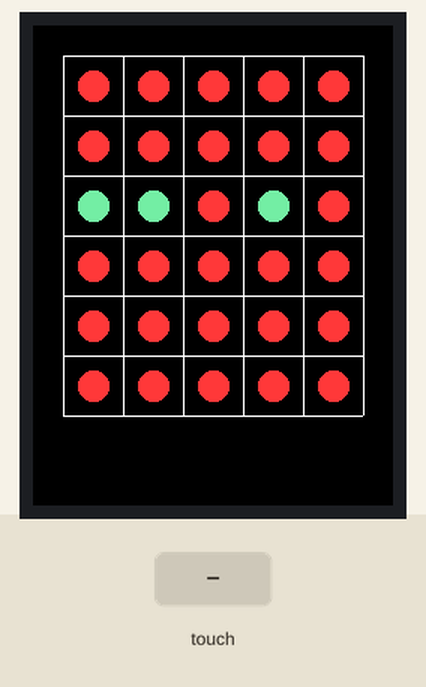
Recording of a sketch running on a simulated Arduino Uno, built with avr-gcc and run on an emulated ATmega328P. On the bench: 240×320 colour display. Inputs (shaded band) come from the test bench. Random numbers use the default seed unless the sketch sets one; what the sketch prints to the serial monitor is not drawn.

Above: at 3.8 s.
3.9 s: touch panel pressed at 13 % / 10 % of its raw x / y range
At 4.7 s:
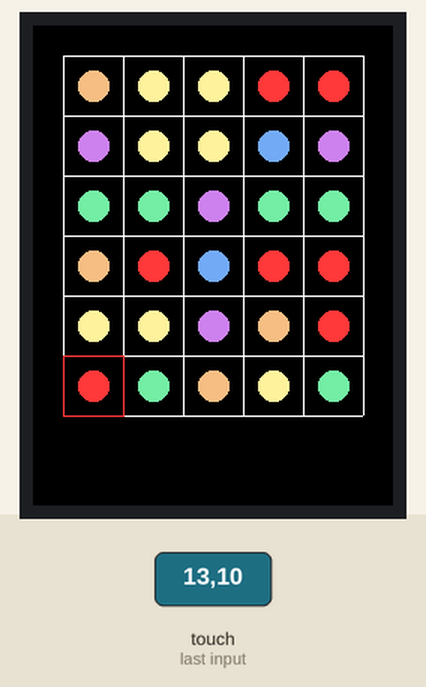
5.4 s: touch panel pressed at 38 % / 30 % of its raw x / y range
At 6.1 s:
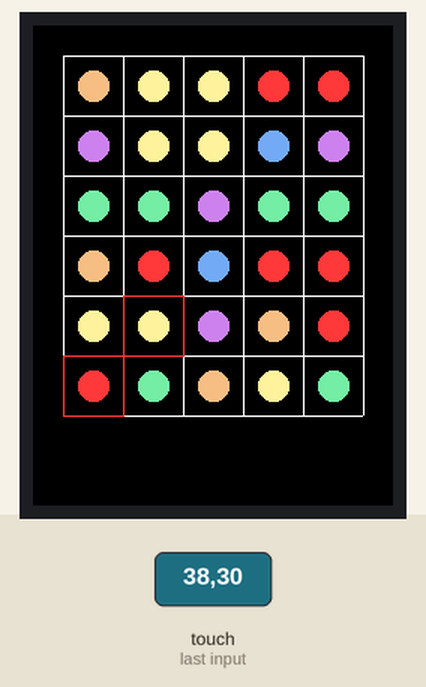
7.0 s: touch panel pressed at 38 % / 10 % of its raw x / y range
At 7.4 s:
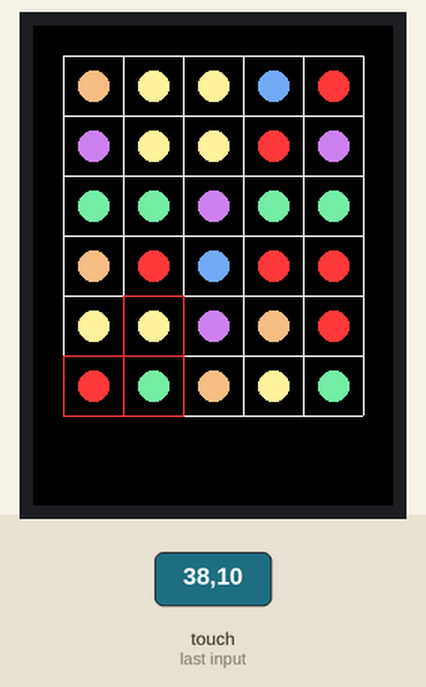
Timing chart, 0 to 10.0 s (numbered marks = the images above; inputs shaded):
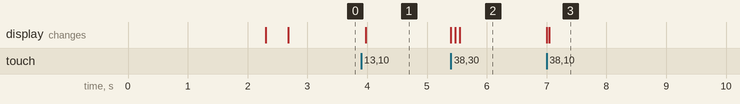

Measured:
- after the input at 3.9 s, the display: changes after 0.07 s (image 1)
- after the input at 5.4 s, the display: changes at once (image 2)
- after the input at 7.0 s, the display: first changes at once (image 3 shows a later state)

The sketch:

candy_crush_arduino2.ino
```cpp
#include <Elegoo_GFX.h> //include libraries
#include <Elegoo_TFTLCD.h>
#include <TouchScreen.h>

//Import C libraries
#include <stdio.h>
#include <stdbool.h>
#include <stdlib.h>
//#include <time.h>
#include <math.h>

int points = 0;
//pins
#define CS A3
#define CD A2
#define WR A1
#define RD A0
#define RESET A4

Elegoo_TFTLCD tft(CS, CD, WR, RD, RESET);

//assign readable names to 16-bit RGB565 colour variables
#define RED     0xF9C7
#define GREEN   0x7774
#define YELLOW  0xFF93
#define BLUE    0x755E
#define ORANGE  0xF5F0
#define PURPLE  0xCC1D
#define BLACK   0x0000
#define WHITE   0xFFFF

#define YP A3  // must be an analog pin, use "An" notation!
#define XM A2  // must be an analog pin, use "An" notation!
#define YM 9   // can be a digital pin
#define XP 8   // can be a digital pin
TouchScreen ts = TouchScreen(XP, YP, XM, YM, 300);

//Initialization variables
#define cSize 10
#define elementDistance 40
#define x1Border 20;

#define TS_MINX 120
#define TS_MAXX 900

#define TS_MINY 70
#define TS_MAXY 920

#define MINPRESSURE 10
#define MAXPRESSURE 1000

#define ROWS 5
#define COLUMNS 6

int moves = 20;
int x1 = -1;
int x2 = -1;
int y1 = -1;
int y2 = -1;
//int previousGridX;
//int previousGridY;
int selectElement = 0;

int grid[5][6];
int totalPoints = 0;
int countMatches[6] = {0};
bool possible;
int matched[ROWS][COLUMNS] = {0};
int posMove[ROWS][COLUMNS] = {0};
/*Numbers corresponding to each colour:
  RED = 0
  ORANGE = 1
  YELLOW = 2
  GREEN = 3
  BLUE = 4
  PURPLE = 5
*/

/************************  FUNCTIONS  **************************************************/
void reset(int grid[ROWS][COLUMNS]) {//reset every element of grid to 0
  Serial.println("resetting\n");
  for (int i = 0; i < ROWS; i++) {
    for (int j = 0; j < COLUMNS; j++) {
      grid[i][j] = -1;
    }
  }
}


//Draw candies
void printGrid(int grid[ROWS][COLUMNS]) {
  for (int x = 0; x < ROWS; x ++) {
    for (int y = 0; y < COLUMNS; y++) {
      //Check the random number to determine which colour fruit to draw
      if (grid[x][y] == 0)
        tft.fillCircle((x + 1)*elementDistance, (y + 1)*elementDistance, cSize, RED);
      else if (grid[x][y] == 1)
        tft.fillCircle((x + 1)*elementDistance, (y + 1)*elementDistance, cSize, ORANGE);
      else if (grid[x][y] == 2)
        tft.fillCircle((x + 1)*elementDistance, (y + 1)*elementDistance, cSize, YELLOW);
      else if (grid[x][y] == 3)
        tft.fillCircle((x + 1)*elementDistance, (y + 1)*elementDistance, cSize, GREEN);
      else if (grid[x][y] == 4)
        tft.fillCircle((x + 1)*elementDistance, (y + 1)*elementDistance, cSize, BLUE);
      else if (grid[x][y] == 5)
        tft.fillCircle((x + 1)*elementDistance, (y + 1)*elementDistance, cSize, PURPLE);
    }
  }
}

int displayMatch(int matchedElement) {
  switch (matchedElement) {
    case 0:
      return -6;
    case 1:
      return -1;
    case 2:
      return -2;
    case 3:
      return -3;
    case 4:
      return - 4;
    case 5:
      return - 5;
  }
}

bool checkGrid (int grid[ROWS][COLUMNS], int matched[ROWS][COLUMNS]) { //perhaps replace parameters bc of header?
  bool change = false;
  int match = 0, r = -1;

  //check rows for matches
  for (int x = 0; x < ROWS; x ++) {
    for (int y = 0; y < COLUMNS; y ++) {
      if (grid[x][y] == r) {
        match++;
      } else {
        match = 0;
      }

      if (match == 2) { //if two matches = 3 in a row
        change = true;
        for (int n = y; n > y - 3; n--) {
          matched[x][n] = displayMatch(grid[x][n]);//matched elements are displayed as their corresponding match value
        }
      }
      else if (match > 2) {
        matched[x][y] = displayMatch(grid[x][y]);
      }

      r = grid[x][y];
    }
    r = -1;
    match = 0;
  }

  //repeat above code for columns
  for (int y = 0; y < COLUMNS; y ++) {
    for (int x = 0; x < ROWS; x ++) {
      if (grid[x][y] == r) {
        match++;
      } else {
        match = 0;
      }

      if (match == 2) {
        change = true;
        for (int n = x; n > x - 3; n--) {
          matched[n][y] = displayMatch(grid[n][y]);
        }
      }
      else if (match > 2) {
        matched[x][y] = displayMatch(grid[x][y]);
      }

      r = grid[x][y];
    }
    r = -1;
    match = 0;
  }
  return change;
}

//Deletes matches, moves elements down, and generates new elements
void updateGrid(int grid[ROWS][COLUMNS], int matched[ROWS][COLUMNS]) {
  //countPoints(matched);

  //delete matches
  for (int x = 0; x < ROWS; x++) {
    for (int y = 0; y < COLUMNS; y++) {
      if (matched[x][y] < 0) {
        grid[x][y] = -1;
      }
    }
  }

  Serial.println("grid should be full of -1s\n");
  printGrid(grid);

  //shift down
  for (int x = ROWS - 1; x >= 0; x--) {//starting from the bottom row
    for (int y = 0; y < COLUMNS; y++) {//starting from the left-most column
      if (grid[x][y] == -1) {
        for (int a = x - 1; a >= 0; a--) {
          if (grid[a][y] != -1) {
            grid[x][y] = grid[a][y];
            grid[a][y] = -1;
            break;
          }
        }
      }
    }
  }

  Serial.println("after shifting down\n");
  printGrid(grid);

  //refill
  for (int x = 0; x < ROWS; x++) {
    for (int y = 0; y < COLUMNS; y++) {
      if (grid[x][y] == -1) {
        grid[x][y] = rand() % 6;
      }
    }
  }

  Serial.println("after refilling\n");
  printGrid(grid);

  reset(matched);

  //check new grid for matches
  if (checkGrid(grid, matched)) {
    updateGrid(grid, matched);
  }
}

void shuffle(int grid[ROWS][COLUMNS]) {
  Serial.println("\nNo possible moves: shuffling\n");
  for (int x = 0; x < ROWS; x ++) {
    for (int y = 0; y < COLUMNS; y++) {
      grid[x][y] = rand() % 6;
    }
  }
  printGrid(grid);
}

bool movePossible(int grid[ROWS][COLUMNS], int posMove[ROWS][COLUMNS]) {
  int a = 0;
  bool isPossible = false;

  for (int x = 0; x < ROWS; x++) {//checks from left to right
    for (int y = 0; y < COLUMNS; y++) {//checks from top to bottom
      a = grid[x][y];

      //check rows
      if (y + 1 < COLUMNS && grid[x][y + 1] == a) {
        if (y - 2 >= 0 && grid[x][y - 2] == a) {
          isPossible = true;
          posMove[x][y - 2] = 6; //elements that could be matched are indicated with 6
        } else if (y - 1 >= 0 && x - 1 >= 0 && grid[x - 1][y - 1] == a) {
          isPossible = true;
          posMove[x - 1][y - 1] = 6;
        } else if (y - 1 >= 0 && x + 1 < ROWS && grid[x + 1][y - 1] == a) {
          isPossible = true;
          posMove[x + 1][y - 1] = 6;
        } else if (y + 2 < COLUMNS && x - 1 >= 0 && grid[x - 1][y + 2] == a) {
          isPossible = true;
          posMove[x - 1][y + 2] = 6;
        } else if (y + 2 < COLUMNS && x + 1 < ROWS && grid[x + 1][y + 2] == a) {
          isPossible = true;
          posMove[x + 1][y + 2] = 6;
        } else if (y + 3 < COLUMNS && grid[x][y + 3] == a) {
          isPossible = true;
          posMove[x][y + 3] = 6;
        }
      }

      if (isPossible) {
        posMove[x][y] = 6;
        posMove[x][y + 1] = 6;
        return isPossible;
      }

      //check columns
      if (x + 1 < ROWS && grid[x + 1][y] == a) {
        if (x - 2 >= 0 && grid[x - 2][y] == a) {
          isPossible = true;
          posMove[x - 2][y] = 6;
        } else if (x - 1 >= 0 && y - 1 >= 0 && grid[x - 1][y - 1] == a) {
          isPossible = true;
          posMove[x - 1][y - 1] = 6;
        } else if (x - 1 >= 0 && y + 1 < COLUMNS && grid[x - 1][y + 1] == a) {
          isPossible = true;
          posMove[x - 1][y + 1] = 6;
        } else if (x + 2 < ROWS && y - 1 >= 0 && grid[x + 2][y - 1] == a) {
          isPossible = true;
          posMove[x + 2][y - 1] = 6;
        } else if (x + 2 < ROWS && y + 1 < COLUMNS && grid[x + 2][y + 1] == a) {
          isPossible = true;
          posMove[x + 2][y + 1] = 6;
        } else if (x + 3 < ROWS && grid[x + 3][y] == a) {
          isPossible = true;
          posMove[x + 3][y] = 6;
        }
      }

      if (isPossible) {
        posMove[x][y] = 6;
        posMove[x + 1][y] = 6;
        return isPossible;
      }
    }
  }

  return isPossible;//if none of the previous conditions were satisfied, no move is possible
}

void switchValues (int grid[ROWS][COLUMNS], int x1, int y1, int x2, int y2) {
  //switch two values in grid
  int r;

  //switch values
  r = grid[x1][y1];
  grid[x1][y1] = grid[x2][y2];
  grid[x2][y2] = r;

  Serial.println("\n");
  printGrid (grid);
}

/*********************************  SETUP  *****************************************/

void setup() {
  Serial.begin(9600);

  tft.reset();
  uint16_t identifier = tft.readID();
  if (identifier == 0x9325) {
    Serial.println(F("Found ILI9325 LCD driver"));
  } else if (identifier == 0x9328) {
    Serial.println(F("Found ILI9328 LCD driver"));
  } else if (identifier == 0x4535) {
    Serial.println(F("Found LGDP4535 LCD driver"));
  } else if (identifier == 0x7575) {
    Serial.println(F("Found HX8347G LCD driver"));
  } else if (identifier == 0x9341) {
    Serial.println(F("Found ILI9341 LCD driver"));
  } else if (identifier == 0x8357) {
    Serial.println(F("Found HX8357D LCD driver"));
  } else if (identifier == 0x0101)
  {
    identifier = 0x9341;
    Serial.println(F("Found 0x9341 LCD driver"));
  } else {
    Serial.print(F("Unknown LCD driver chip: "));
    Serial.println(identifier, HEX);
    Serial.println(F("If using the Elegoo 2.8\" TFT Arduino shield, the line:"));
    Serial.println(F("  #define USE_Elegoo_SHIELD_PINOUT"));
    Serial.println(F("should appear in the library header (Elegoo_TFT.h)."));
    Serial.println(F("If using the breakout board, it should NOT be #defined!"));
    Serial.println(F("Also if using the breakout, double-check that all wiring"));
    Serial.println(F("matches the tutorial."));
    identifier = 0x9341;

  }
  //////////////////////////////////////////////////////////////////
  tft.begin(identifier);

  //background
  tft.fillScreen(BLACK);
  delay(2000);


  //Draw gridlines
  for (int i = 0; i <= 5; i++) {
    tft.drawFastVLine(i * elementDistance + 20, 20, 240, WHITE);
  }
  for (int j = 0; j <= 6; j++) {
    tft.drawFastHLine(20, j * elementDistance + 20, 200, WHITE);
  }

  //Set up initial candy grid
  for (int x = 0; x < ROWS; x ++) {
    for (int y = 0; y < COLUMNS; y++) {
      grid[x][y] = rand() % 6;
    }
  }

  //create matched, set everything in matched to 0
  Serial.println("original matched: ");
  printGrid(matched);

  //create posMove, set everything in posMove to 0
  Serial.println("original posMove: ");
  printGrid(posMove);


  //checks original grid for matches and updates
  if (checkGrid(grid, matched)) {
    Serial.println("there are matches!");
    printGrid(matched);
    updateGrid(grid, matched);
    Serial.println("updated grid!");
  }

  //checks if match-free grid has any possible moves
  possible = movePossible(grid, posMove);
  Serial.print("is move possible? ");
  Serial.println(possible);
  printGrid(posMove);
  while (!possible) {
    Serial.println("move is not possible :(");
    shuffle(grid);

    if (checkGrid(grid, matched)) {
      Serial.println("there are matches!");
      printGrid(matched);
      updateGrid(grid, matched);
      Serial.println("updated grid");
    }
    Serial.println("after checking for matches: ");
    printGrid(grid);

    reset(posMove);
    possible = movePossible(grid, posMove);
    Serial.print("is move possible? ");
    Serial.println(possible);
    Serial.println("possible moves: ");
    printGrid(posMove);
  }
}//end of setup


void loop() {

  digitalWrite(13, HIGH);
  TSPoint p = ts.getPoint();
  digitalWrite(13, LOW);

  pinMode(XM, OUTPUT);
  pinMode(YP, OUTPUT);

  bool isTouched[5][6] = {false}; //Boolean values are true when area of screen is being pressed

  //Redraw elements on screen everytime user touches something? Probably a bad idea, find some way to make 'grid' a global variable

  if (p.z > MINPRESSURE && p.z < MAXPRESSURE) {

    // scale from 0->1023 to tft.width
    p.x = map(p.x, TS_MINX, TS_MAXX, tft.width(), 0);
    p.y = (tft.height() - map(p.y, TS_MINY, TS_MAXY, tft.height(), 0));
    //    bool isTouching(void);

    //Check each grid to see if it's been pressed
    for (int i = 0; i < 5; i++) {
      for (int j = 0; j < 6; j++) {
        if (p.x > (20 + elementDistance * i) && p.x < (20 + elementDistance * (i + 1))
            && p.y > (40 + elementDistance * j) && p.y < (40 + elementDistance * (j + 1))) {
          isTouched[i][j] = true;
          if (i != x1 || j != y1) {
            selectElement++;
          }

          if (selectElement == 1) {
            x1 = i;
            y1 = j;
            tft.drawRect(tft.width() - (20 + elementDistance * (i + 1)), tft.height() - (20 + elementDistance * (j + 2)),
                         elementDistance + 1, elementDistance + 1, RED);
            Serial.print("Grid "); Serial.print(x1); Serial.print(" "); Serial.println(y1);  //Print grid

          } else if (selectElement == 2) {
            x2 = i;
            y2 = j;

            tft.drawRect(tft.width() - (20 + elementDistance * (i + 1)), tft.height() - (20 + elementDistance * (j + 2)),
                         elementDistance + 1, elementDistance + 1, RED);
            Serial.print("Grid "); Serial.print(x2); Serial.print(" "); Serial.println(y2);  //Print grid

            //    selectElement++;
            //       if (selectElement <= 2) {


            if (x1 == x2 || y1 == y2) {
              switchValues(grid, x1, y1, x2, y2);
              /*if (checkGrid(grid, matched)) {

                  //print grid
                  printgrid(grid);
                  updateGrid(grid, matched);

                  if (!movePossible(grid)) shuffle;

                  moves--;
                  continue;
                } else  {
                  switchValues (grid, x1, y1, x2, y2);
                }*/

              do {
                if (checkGrid(grid, matched)) {
                  Serial.println("there are matches!");
                  printGrid(matched);
                  updateGrid(grid, matched);
                  Serial.println("updated grid");
                }
                Serial.println("after checking for matches: ");
                printGrid(grid);

                possible = movePossible(grid, posMove);
                Serial.print("is move possible? ");
                Serial.println(possible);
                Serial.println("possible moves: ");
                printGrid(posMove);
                reset(posMove);

                if (!possible) {
                  Serial.println("move is not possible :(");
                  shuffle(grid);
                }
              } while (!possible);
            }

          } else if (selectElement > 2) {
            selectElement = 0;
            tft.drawRect(tft.width() - (20 + elementDistance * (i + 1)), tft.height() - (20 + elementDistance * (j + 2)),
                 elementDistance + 1, elementDistance + 1, WHITE);
          }

          Serial.println("Error: switch not possible ");
          printGrid(grid);

        }
      }

    }


  }


  //  for (int i = 0; i < 5; i++) {
  //    for (int j = 0; j < 6; j++) {
  //      if (isTouched[i][j]) {
  //        Serial.print("Grid "); Serial.print(i); Serial.print(" "); Serial.println(j);  //Print grid
  //
  //        //Highlight the grid that's been pressed
  //
  //    }
  //  }
  //
  //  }


}
```
